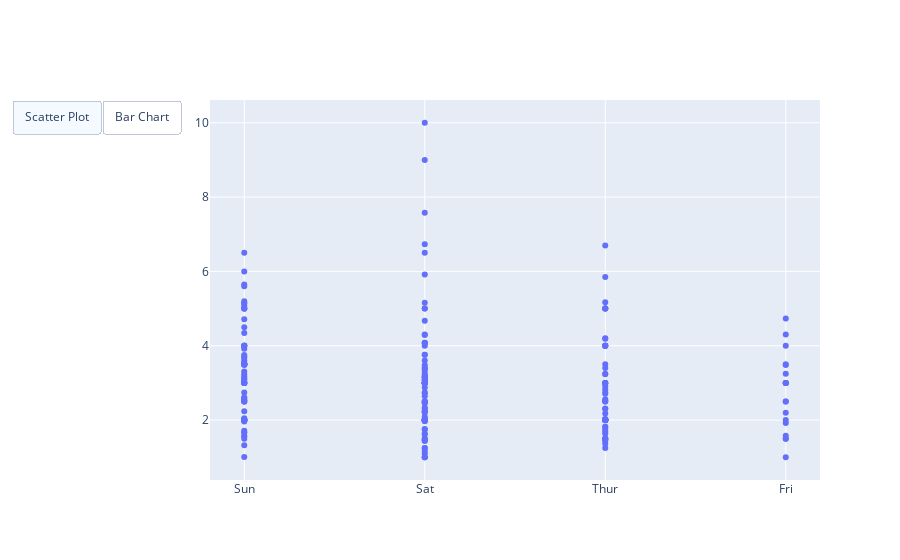

The notebook cell saved with this chart:
### Code cell
import plotly.graph_objects as px
import pandas as pd
 
# reading the database
data = pd.read_csv("tips.csv")
 
 
plot = px.Figure(data=[px.Scatter(
    x=data['day'],
    y=data['tip'],
    mode='markers',)
])
 
# Add dropdown
plot.update_layout(
    updatemenus=[
        dict(
            type="buttons",
            direction="left",
            buttons=list([
                dict(
                    args=["type", "scatter"],
                    label="Scatter Plot",
                    method="restyle"
                ),
                dict(
                    args=["type", "bar"],
                    label="Bar Chart",
                    method="restyle"
                )
            ]),
        ),
    ]
)
 
plot.show()

### Figure 1 — Plotly figure (JSON) as saved in the notebook; plotly's stock layout.template omitted (floating-point values rounded to 4 significant figures; data arrays with more than 128 entries replaced by an {"elided": "..."} marker saying what was removed)
{"data": [{"mode": "markers", "type": "scatter", "x": {"elided": "244 str values"}, "y": {"elided": "244 float values"}}], "layout": {"updatemenus": [{"buttons": [{"args": ["type", "scatter"], "label": "Scatter Plot", "method": "restyle"}, {"args": ["type", "bar"], "label": "Bar Chart", "method": "restyle"}], "direction": "left", "type": "buttons"}]}}
